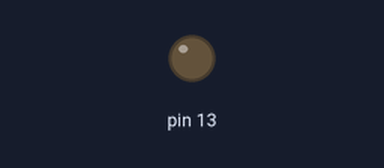
Bench run of a sketch on a simulated Arduino Uno, built with avr-gcc and run on an emulated ATmega328P. Shown: output pins drawn as LEDs (lit = HIGH). Sleep ends after the set time or at an interrupt; what the sketch prints to the serial monitor is not drawn. At 21.0 s the program stops and its outputs stay as they are.

Above: at 0.1 s.
At 20.81 s:
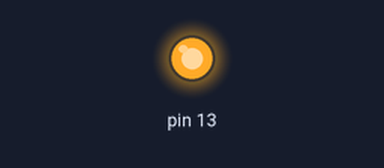
Timing chart, 0 to 22.4 s (numbered marks = the images above):
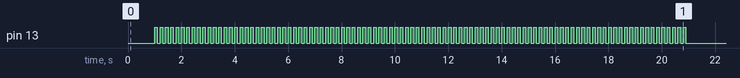

The sketch:

Sleep-Student.ino
```cpp
#include <Arduino.h> //comment this out if working in Arduino IDE

#include <avr/sleep.h>
#include <avr/interrupt.h>

/**
 * Define relevant USB Interrupt Flags and bits
 */

#define UDINT_ADDRESS 0xE1
#define UDIEN_ADDRESS 0xE2

#define USBCON_ADDRESS 0xD8
#define USBINT_ADDRESS 0xDA


volatile uint8_t* UDINT_PTR = (uint8_t*)UDINT_ADDRESS;
volatile uint8_t* USBINT_PTR = (uint8_t*)USBINT_ADDRESS;

volatile uint8_t* USBCON_PTR = (uint8_t*)USBCON_ADDRESS;
volatile uint8_t* UDIEN_PTR = (uint8_t*)UDIEN_ADDRESS;

/**
 * Use this function to disable USB interrupts. However, you may
 * have challenges talking with the PC again to program the board.
 */
void disableUSBInterrupts()
{
   //clear bit 4 to disable WAKEUPE Interrupt
  *UDIEN_PTR = *UDIEN_PTR & ~(0x10);

  //clear bit 0 to disable WAKEUPE Interrupt
  *UDIEN_PTR = *UDIEN_PTR & ~(0x01);

  //clear bit 0 to disable VBUSTI Interrupt
  *USBCON_PTR = *USBCON_PTR & ~(0x1);
}

void delayLoop()
{
	Serial.println("Begin the count down! Blink Fast!");
	long starTime = millis();
	const long totalDelayMS = 20000;

	bool timeExpired = (millis() - starTime) > totalDelayMS;
	while (!timeExpired)
	{
		digitalWrite(13, HIGH);
		delay(100);
		digitalWrite(13, LOW);
		delay(100);

		timeExpired = (millis() - starTime) > totalDelayMS;

		Serial.print(".");
	}
	Serial.println("");
}

void setup() {
  pinMode(13, OUTPUT);
  Serial.begin(9600);

  //let the Serial spin up
  delay(1000);

  Serial.println("Hello world!");

  /**
     Place a long delay here so that the device is not always asleep.
     Failure to do so will cause the device to "brick" and you cannot
     re-program via the SPI bootloader
  */
  delayLoop();
}


boolean ledState = false;

void loop() {

  /**
     Follow the process in the ATMEL documentation to do to sleep.
     Try out different sleep modes.
     https://www.nongnu.org/avr-libc/user-manual/group__avr__sleep.html
  */

  /** The 5 different modes are:
            SLEEP_MODE_IDLE         -the least power savings
            SLEEP_MODE_ADC
            SLEEP_MODE_PWR_SAVE
            SLEEP_MODE_STANDBY
            SLEEP_MODE_PWR_DOWN     -the most power savings

    you can call them via set_sleep_mode(SLEEP_MODE_IDLE);...etc.
  */


  //set the desired sleep mode
  //*** YOUR CODE HERE ***//


  //stop interrupts (execute atomically)
  cli();

  boolean someCondition = true;
  if (someCondition)
  {

    //print message and delay so serial is flushed.
    Serial.println("Good night!");
    Serial.flush();
    delay(1000);

    //enable sleep mode by setting the sleep bit
    sleep_enable();

    //Normally we would re-enable interrupts. However, Arduino sets up lots
    //of interrupts that we would have to turn off for this to work. Right now
    //we're just going to "not wake up" so we can see power levels.
    //sei();

    //execute the sleep instruction and actually go to sleep
    sleep_cpu();

    //WAKE UP! First thing to do is disable sleep so we
    //don't do it again.
    sleep_disable();
  }
  sei();

  Serial.println("I'm alive!");

  digitalWrite(13, ledState);
  ledState = !ledState;

  delayLoop();
}
```
